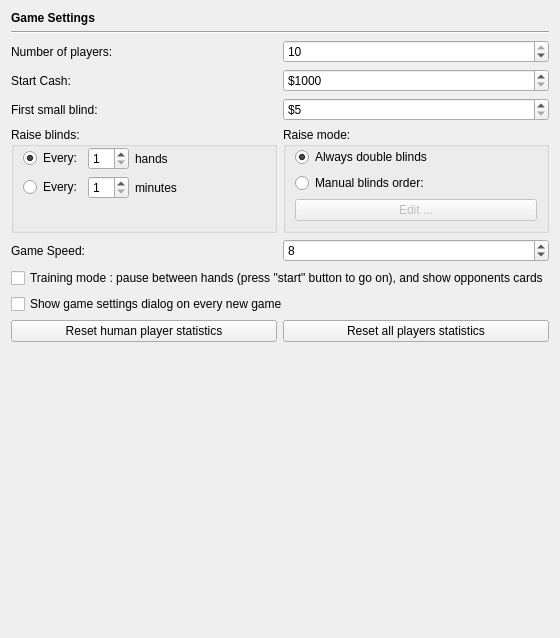
       <widget class="QWidget" name="page_2">
        <layout class="QVBoxLayout">
         <item>
          <widget class="QLabel" name="label_5">
           <property name="styleSheet">
            <string notr="true">QLabel { font-weight: bold;  }</string>
           </property>
           <property name="text">
            <string>Game Settings</string>
           </property>
          </widget>
         </item>
         <item>
          <widget class="Line" name="line_3">
           <property name="orientation">
            <enum>Qt::Horizontal</enum>
           </property>
          </widget>
         </item>
         <item>
          <layout class="QHBoxLayout">
           <item>
            <widget class="QLabel" name="label_4">
             <property name="text">
              <string>Number of players:</string>
             </property>
             <property name="buddy">
              <cstring>spinBox_quantityPlayers</cstring>
             </property>
            </widget>
           </item>
           <item>
            <widget class="QSpinBox" name="spinBox_quantityPlayers">
             <property name="minimum">
              <number>2</number>
             </property>
             <property name="maximum">
              <number>10</number>
             </property>
             <property name="value">
              <number>10</number>
             </property>
            </widget>
           </item>
          </layout>
         </item>
         <item>
          <layout class="QHBoxLayout">
           <item>
            <widget class="QLabel" name="label_2">
             <property name="text">
              <string>Start Cash:</string>
             </property>
             <property name="buddy">
              <cstring>spinBox_startCash</cstring>
             </property>
            </widget>
           </item>
           <item>
            <widget class="QSpinBox" name="spinBox_startCash">
             <property name="prefix">
              <string>$</string>
             </property>
             <property name="minimum">
              <number>1000</number>
             </property>
             <property name="maximum">
              <number>1000000</number>
             </property>
             <property name="singleStep">
              <number>50</number>
             </property>
            </widget>
           </item>
          </layout>
         </item>
         <item>
          <layout class="QHBoxLayout">
           <item>
            <widget class="QLabel" name="label_3">
             <property name="text">
              <string>First small blind:</string>
             </property>
             <property name="buddy">
              <cstring>spinBox_firstSmallBlind</cstring>
             </property>
            </widget>
           </item>
           <item>
            <widget class="QSpinBox" name="spinBox_firstSmallBlind">
             <property name="prefix">
              <string>$</string>
             </property>
             <property name="minimum">
              <number>5</number>
             </property>
             <property name="maximum">
              <number>20000</number>
             </property>
            </widget>
           </item>
          </layout>
         </item>
         <item>
          <layout class="QHBoxLayout">
           <item>
            <widget class="QGroupBox" name="groupBox_6">
             <property name="title">
              <string>Raise blinds:</string>
             </property>
             <layout class="QGridLayout">
              <property name="leftMargin">
               <number>9</number>
              </property>
              <property name="topMargin">
               <number>0</number>
              </property>
              <property name="bottomMargin">
               <number>9</number>
              </property>
              <item row="0" column="0">
               <widget class="QRadioButton" name="radioButton_raiseBlindsAtHands">
                <property name="text">
                 <string>Every:</string>
                </property>
                <property name="checked">
                 <bool>true</bool>
                </property>
               </widget>
              </item>
              <item row="0" column="1">
               <widget class="QSpinBox" name="spinBox_raiseSmallBlindEveryHands">
                <property name="minimum">
                 <number>1</number>
                </property>
               </widget>
              </item>
              <item row="0" column="2">
               <widget class="QLabel" name="label_47">
                <property name="sizePolicy">
                 <sizepolicy hsizetype="Expanding" vsizetype="Preferred">
                  <horstretch>0</horstretch>
                  <verstretch>0</verstretch>
                 </sizepolicy>
                </property>
                <property name="text">
                 <string>hands</string>
                </property>
               </widget>
              </item>
              <item row="1" column="0">
               <widget class="QRadioButton" name="radioButton_raiseBlindsAtMinutes">
                <property name="text">
                 <string>Every:</string>
                </property>
               </widget>
              </item>
              <item row="1" column="1">
               <widget class="QSpinBox" name="spinBox_raiseSmallBlindEveryMinutes">
                <property name="minimum">
                 <number>1</number>
                </property>
               </widget>
              </item>
              <item row="1" column="2">
               <widget class="QLabel" name="label_50">
                <property name="sizePolicy">
                 <sizepolicy hsizetype="Expanding" vsizetype="Preferred">
                  <horstretch>0</horstretch>
                  <verstretch>0</verstretch>
                 </sizepolicy>
                </property>
                <property name="text">
                 <string>minutes</string>
                </property>
               </widget>
              </item>
              <item row="2" column="1">
               <spacer>
                <property name="orientation">
                 <enum>Qt::Vertical</enum>
                </property>
                <property name="sizeHint" stdset="0">
                 <size>
                  <width>20</width>
                  <height>5</height>
                 </size>
                </property>
               </spacer>
              </item>
             </layout>
            </widget>
           </item>
           <item>
            <widget class="QGroupBox" name="groupBox_7">
             <property name="sizePolicy">
              <sizepolicy hsizetype="Expanding" vsizetype="Preferred">
               <horstretch>0</horstretch>
               <verstretch>0</verstretch>
              </sizepolicy>
             </property>
             <property name="title">
              <string>Raise mode:</string>
             </property>
             <layout class="QGridLayout">
              <property name="topMargin">
               <number>0</number>
              </property>
              <item row="0" column="0">
               <widget class="QRadioButton" name="radioButton_alwaysDoubleBlinds">
                <property name="text">
                 <string>Always double blinds</string>
                </property>
                <property name="checked">
                 <bool>true</bool>
                </property>
               </widget>
              </item>
              <item row="1" column="0">
               <widget class="QRadioButton" name="radioButton_manualBlindsOrder">
                <property name="text">
                 <string>Manual blinds order:</string>
                </property>
               </widget>
              </item>
              <item row="2" column="0">
               <widget class="QPushButton" name="pushButton_editManualBlindsOrder">
                <property name="enabled">
                 <bool>false</bool>
                </property>
                <property name="text">
                 <string>Edit ...</string>
                </property>
               </widget>
              </item>
             </layout>
            </widget>
           </item>
          </layout>
         </item>
         <item>
          <layout class="QHBoxLayout">
           <item>
            <widget class="QLabel" name="label">
             <property name="text">
              <string>Game Speed:</string>
             </property>
             <property name="buddy">
              <cstring>spinBox_gameSpeed</cstring>
             </property>
            </widget>
           </item>
           <item>
            <widget class="QSpinBox" name="spinBox_gameSpeed">
             <property name="minimum">
              <number>1</number>
             </property>
             <property name="maximum">
              <number>11</number>
             </property>
             <property name="singleStep">
              <number>1</number>
             </property>
             <property name="value">
              <number>8</number>
             </property>
            </widget>
           </item>
          </layout>
         </item>
         <item>
          <widget class="QCheckBox" name="checkBox_pauseBetweenHands">
           <property name="text">
            <string>Training mode : pause between hands (press &quot;start&quot; button to go on), and show opponents cards</string>
           </property>
          </widget>
         </item>
         <item>
          <widget class="QCheckBox" name="checkBox_showGameSettingsDialogOnNewGame">
           <property name="text">
            <string>Show game settings dialog on every new game</string>
           </property>
          </widget>
         </item>
         <item>
          <layout class="QHBoxLayout" name="horizontalLayout_7">
           <item>
            <widget class="QPushButton" name="pushButton_resetHumanPlayerStatistics">
             <property name="text">
              <string>Reset human player statistics</string>
             </property>
            </widget>
           </item>
           <item>
            <widget class="QPushButton" name="pushButton_resetAllPlayersStatistics">
             <property name="text">
              <string>Reset all players statistics</string>
             </property>
            </widget>
           </item>
          </layout>
         </item>
         <item>
          <spacer>
           <property name="orientation">
            <enum>Qt::Vertical</enum>
           </property>
           <property name="sizeHint" stdset="0">
            <size>
             <width>437</width>
             <height>285</height>
            </size>
           </property>
          </spacer>
         </item>
        </layout>
       </widget>
